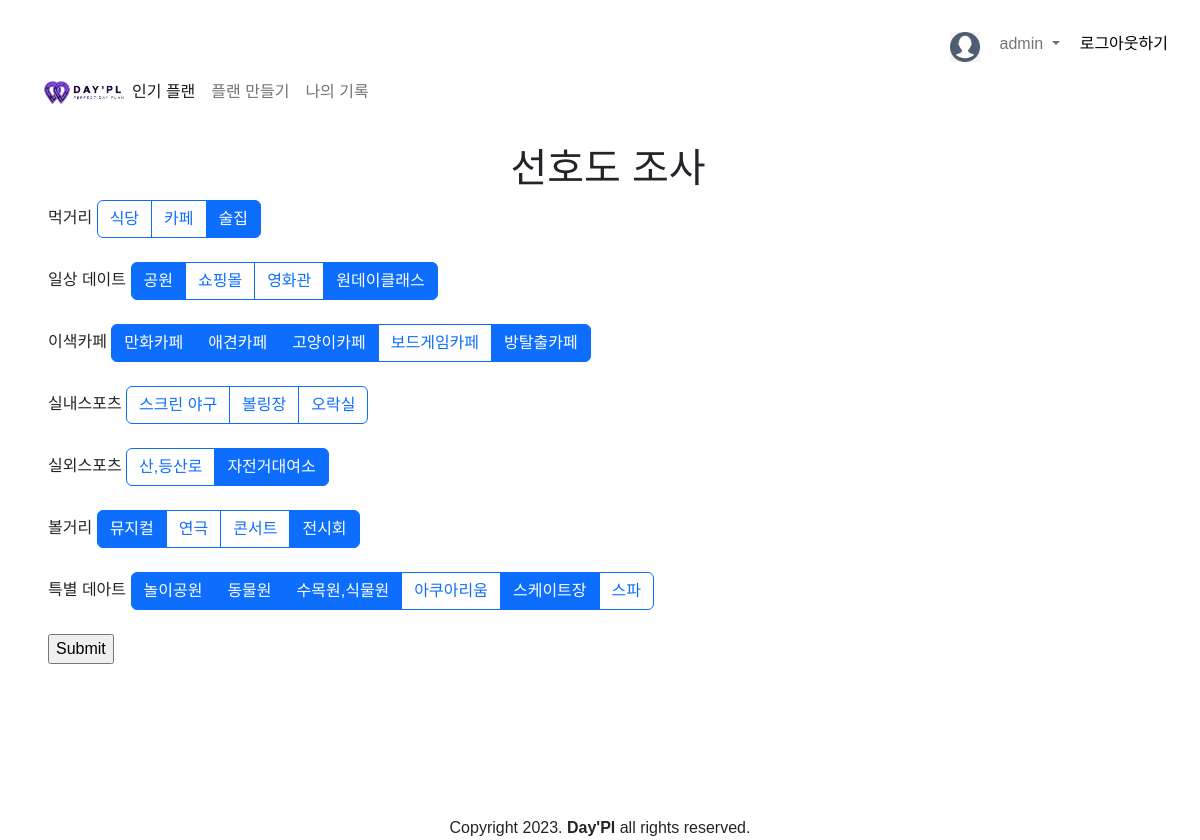
The page /preferences/ (signed in) on the database its author committed.
### common/models.py (models this page shows, shortened)
class Profile(models.Model):
    user       = models.OneToOneField(User, on_delete=models.CASCADE)
    uuid       = models.UUIDField(unique=True, default=uuid.uuid4)
    nickname   = models.CharField(max_length=64, blank=False)
    fullname   = models.CharField(max_length=64, blank=False)
    gender     = models.CharField(max_length=64, blank=False)
    birthdate  = models.DateField(max_length=64, blank=False)
    phone      = models.CharField(max_length=64, blank=False)
    mail       = models.CharField(max_length=64, blank=False)
    rq_terms   = models.BooleanField(default=0)
    op_terms   = models.BooleanField(default=0)
    image      = models.ImageField(upload_to='photos/', null=True, default='static/img/profile_img.png')
    sign_date  = models.DateTimeField(auto_now_add=True)

### Day_Pl/models.py (models this page shows)
class PlaceType(models.Model):
    code = models.CharField(max_length=32, default='Z0', unique=True)
    name = models.CharField(max_length=32, null=False)

### Day_Pl/views/preferences.py (the view, shortened to what this page needs)
# urls.py: path("", browse.index, name = 'browse'), #! 메인 페이지
@login_required
def index(request):
    preference_choices = PlaceType.objects.all() #! preference_choices의 각 원소는 html 요소의 id값으로 쓰임
    user_preference_ids = [user_preference.prefer.pk for user_preference in  Preference.objects.filter(user = request.user)]
    context = {
        'preference_choices' : preference_choices,
        'user_preference_ids'   : user_preference_ids,
        'code_alphabets' : {'A': '먹거리',
                            'B': '일상 데이트', 'C':'이색카페', 'D':'실내스포츠', 'E':'실외스포츠', 'F':'볼거리', 'G':'특별 데아트'}
        }
    return render(request, 'preferences.html' , context = context)

### templates/preferences.html (shortened to what this page needs)
{% extends 'layout.html' %}
{% load static %}
{% block contents %}
	<div class="d-flex justify-content-center">
		<h1>선호도 조사</h1>
	</div>
	<form method="post" action="{% url 'Day_Pl:preferences' %}">
		{% for typecode, typename in code_alphabets.items %}
			<label>{{ typename }}</label>
			<div class="btn-group" role="group" aria-label="Basic checkbox toggle button group">
				{% for preference_item in preference_choices %}
					{% if typecode in preference_item.code %}
						<label class="btn btn-outline-primary" for="{{ preference_item.code }}">{{ preference_item.name }}</label>
					{% endif %}
				{% endfor %}
			</div>
			<br><br>
		{% endfor %}
		<input type="submit">
	</form>
{% endblock %}

### templates/layout.html (shortened to what this page needs)
{% load static %}
<!doctype html>
<html lang="en">
    <head>
        <link href="https://cdn.jsdelivr.net/npm/bootstrap@5.2.1/dist/css/bootstrap.min.css" rel="stylesheet"
>
        <link rel="stylesheet" href="{% static 'css/style.css' %}">
        <link href="https://unpkg.com/@yaireo/tagify/dist/tagify.css" rel="stylesheet" type="text/css" />
    </head>
    <body style="padding: 1rem 2rem 0rem 2rem;">
        <header style="height: 8rem;">
            <div style="height: 3rem;">
                {% if user.is_authenticated %}
                    {% include 'components/after_login.html' %}
                {% else %}
                    {% include 'components/before_login.html' %}
                {% endif %}
            </div>
            <div style="height: 5rem;">
                {% include 'components/navigation.html' %}
            </div>
        </header>
        <div style="height: 42rem; padding-left: 1rem;">
            {% block contents %}{% endblock %}
        </div>
        <footer style="text-align:center;">
            {% include 'components/footer.html' %}
        </footer>
    </body>
</html>

### templates/components/after_login.html (shortened to what this page needs)
{% load static %}
<div class="d-flex justify-content-end">
	<img class="mt-3" height="30px" width="30px" src="{% static 'IMG/profile_img.png' %}" alt="유저 프로필 IMG">
	<nav class="navbar navbar-expand-lg bg-body-tertiary">
		<div class="container-fluid">
			<div class="collapse navbar-collapse" id="navbarSupportedContent">
				<ul class="navbar-nav me-auto mb-2 mb-lg-0">
					<li class="nav-item dropdown">
						<a class="nav-link dropdown-toggle" href="#" role="button" data-bs-toggle="dropdown" aria-expanded="false">
							{{ user.profile.fullname }}
						</a>
					</li>
				</ul>
			</div>
		</div>
	</nav>
	<a class="mt-3" href="{% url 'common:logout' %}">로그아웃하기</a>
</div>

### templates/components/navigation.html (shortened to what this page needs)
{% load static %}
<nav class="navbar navbar-expand-lg bg-body-tertiary">
  <div class="container-fluid">
		<a href="{% url 'Day_Pl:browse' %}"><img width="80px" src="{% static 'IMG/DayPl_logo.jpeg' %}" alt="Day'Pl Logo"></a>
    <div class="collapse navbar-collapse" id="navbarSupportedContent">
      <ul class="navbar-nav me-auto mb-2 mb-lg-0">
        <li class="nav-item">
          <a class="nav-link active" aria-current="page" href="{% url 'Day_Pl:populars' %}">인기 플랜</a>
        </li>
        <li class="nav-item">
          {% if user.is_authenticated %}
            <a class="nav-link" href="{% url 'Day_Pl:new_plan' %}">플랜 만들기</a>
          {% else %}
            <a class="nav-link" href="{% url 'common:login' %}">플랜 만들기</a>
          {% endif %}
        </li>
        <li class="nav-item">
          {% if user.is_authenticated %}
            <a class="nav-link" href="{% url 'Day_Pl:saves' %}">나의 기록</a>
          {% else %}
            <a class="nav-link" href="{% url 'common:login' %}">나의 기록</a>
          {% endif %}
				</li>
      </ul>
    </div>
  </div>
</nav>

### templates/components/footer.html
Copyright 2023. <strong>Day'Pl</strong> all rights reserved.

### static/CSS/style.css (style rules this page uses)
* { font-family: 'Noto Sans KR', sans-serif; box-sizing: border-box; }
body { font-size: 16px; }
a { text-decoration: none; color:black; }
ul { list-style: none; padding: 0; }

### rows shown on the page
PlaceType: name "식당"
PlaceType: name "카페"
PlaceType: name "술집"
PlaceType: name "공원"
PlaceType: name "쇼핑몰"
PlaceType: name "영화관"
PlaceType: name "원데이클래스"
PlaceType: name "만화카페"
PlaceType: name "애견카페"
PlaceType: name "고양이카페"
PlaceType: name "보드게임카페"
PlaceType: name "방탈출카페"
PlaceType: name "스크린 야구"
PlaceType: name "볼링장"
PlaceType: name "오락실"
PlaceType: name "산,등산로"
PlaceType: name "자전거대여소"
PlaceType: name "뮤지컬"
PlaceType: name "연극"
PlaceType: name "콘서트"
PlaceType: name "전시회"
PlaceType: name "놀이공원"
PlaceType: name "동물원"
PlaceType: name "수목원,식물원"
PlaceType: name "아쿠아리움"
PlaceType: name "스케이트장"
PlaceType: name "스파"

### other values the page prints
{{ user.profile.fullname }} "admin"
{{ typename }} "먹거리" "일상 데이트" "이색카페" "실내스포츠" "실외스포츠" "볼거리" "특별 데아트"
